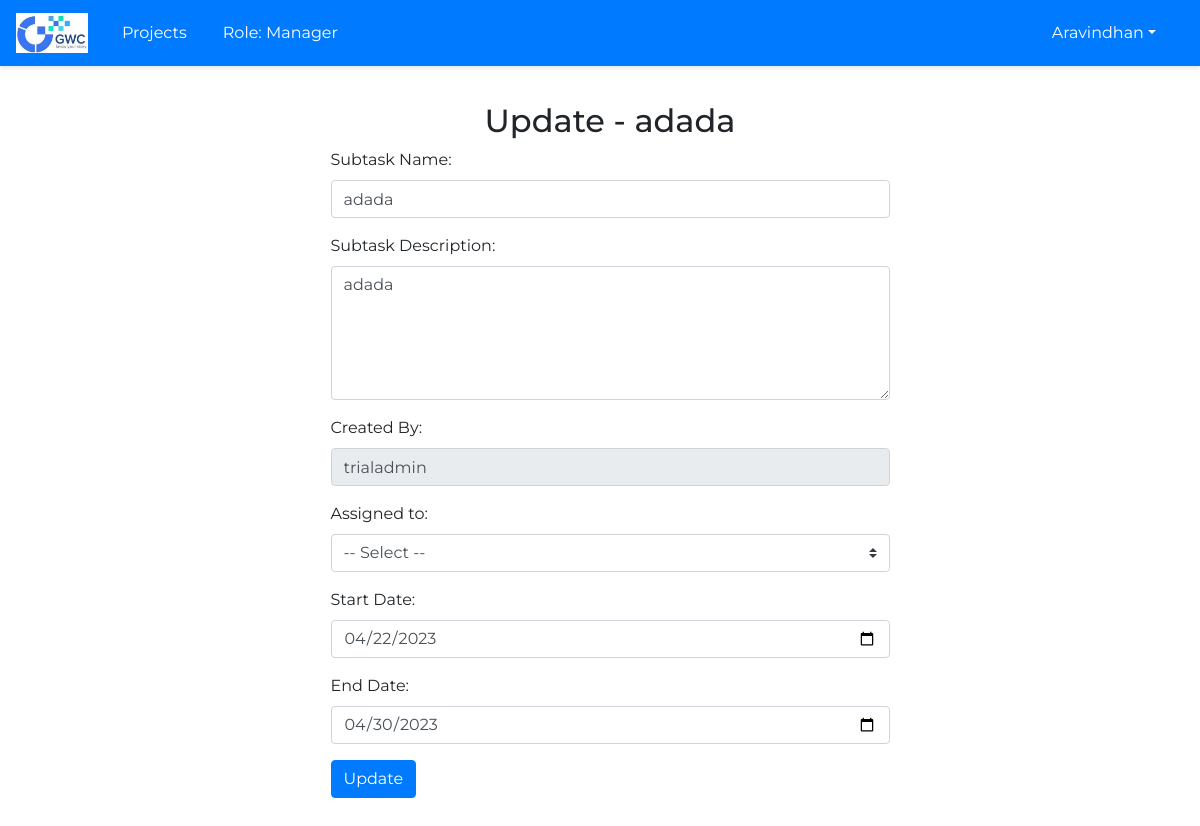
Page /subtask/5/update_subtask (signed in) on the committed database.
### main.py (models this page shows, shortened)
class Users(db.Model):
    id = db.Column(db.Integer(), primary_key=True, autoincrement=True)
    Email = db.Column(db.String(250), unique=True, nullable=False)
    Name = db.Column(db.String(250), nullable=False)
    User_Role = db.Column(db.String(250), default='Member', nullable=False)
    Password = db.Column(db.String(250), nullable=False)
    Designation = db.Column(db.String(250), nullable=False)
    Creation_Date = db.Column(db.DateTime(), default=dt.datetime.utcnow() + dt.timedelta(hours=5, minutes=30), nullable=False)

class Subtask(db.Model):
    id = db.Column(db.Integer(), primary_key=True, autoincrement=True)
    SubtaskName = db.Column(db.String(250), nullable=False)
    SubtaskDescription = db.Column(db.Text)
    AssignedTo = db.Column(db.String(250), nullable=False)
    CreatedBy = db.Column(db.String(250), nullable=False)
    StartDate = db.Column(db.Date(), nullable=False)
    EndDate = db.Column(db.Date(), nullable=False)
    CreationDate = db.Column(db.DateTime(), nullable=False)
    Status = db.Column(db.String(250), default='InProgress', nullable=False, )
    StoryID = db.Column(db.Integer(), db.ForeignKey('story.id'), nullable=False)

### main.py (the view, shortened to what this page needs)
@app.route('/subtask/<int:subtask_id>/update_subtask', methods=['GET', 'POST'])
def update_subtask(subtask_id):
    subtask = Subtask.query.get(subtask_id)
    member=Users.query.filter_by(User_Role='Member').all()
    team_lead=Users.query.filter_by(User_Role='Team Lead').all()
    return render_template('update_subtask.html', subtask=subtask, Members=member,Team_Lead=team_lead)

### main.py (called while the page is built, shortened)
@app.before_request
def require_login():
    allowed_routes = ['login','static', 'show_register']  # add any route that doesn't require login here
    if request.endpoint not in allowed_routes and 'user_id' not in session:
        return redirect(url_for('login'))

@app.before_request
def restrict_access_member():
    user_id = session.get('user_id')
    if user_id:
        user = Users.query.filter_by(id=user_id).first()

@app.before_request
def restrict_access_teamlead():
    user_id = session.get('user_id')
    if user_id:
        user = Users.query.filter_by(id=user_id).first()
        if user.User_Role == 'Team Lead':
            restricted_functions = ['add_project', 'add_epic', 'add_story', 'update_project', 'update_epic', 'update_story', 'delete_story', 'delete_epic','show_users','update_user_role']
            if request.endpoint in restricted_functions:
                abort(403)  # Forbidden

@app.before_request
def restrict_access_manager():
    user_id = session.get('user_id')
    if user_id:
        user = Users.query.filter_by(id=user_id).first()
        if user.User_Role == 'Manager':
            restricted_functions = ['add_project', 'update_project','show_users','update_user_role']
            if request.endpoint in restricted_functions:
                abort(403)  # Forbidden

@app.context_processor
def inject_user():
    def get_user():
        if 'user_id' in session:
            user = Users.query.get(session['user_id'])
            return user
        return None
    return {'user': get_user()}

### templates/update_subtask.html (shortened to what this page needs)
{% extends "base_layout.html" %}
{% block main %}
<div class="text-center">
  <h2>Update - {{ subtask.SubtaskName }}</h2>
</div>
<form method="POST" action="{{ url_for('update_subtask', subtask_id=subtask.id) }}" class="row g-3 justify-content-center">
  <div class="col-md-6">
    <div class="form-group">
      <label for="SubtaskName" class="form-label">Subtask Name:</label>
      <input type="text" id="SubtaskName" name="SubtaskName" class="form-control" value="{{ subtask.SubtaskName }}" required>
    </div>
    <div class="form-group">
      <label for="SubtaskDescription" class="form-label">Subtask Description:</label>
      <textarea id="SubtaskDescription" name="SubtaskDescription" rows="5" class="form-control" required>{{ subtask.SubtaskDescription }}</textarea>
    </div>
    <div class="form-group">
      <label for="CreatedBy" class="form-label">Created By:</label>
      <input type="text" id="CreatedBy" name="CreatedBy" class="form-control" value="{{ subtask.CreatedBy.split('@')[0].lower() }}" required disabled>
    </div>
    <div class="form-floating mb-3">
      <label for="assigned_to">Assigned to:</label>
      <select id="assigned_to" name="AssignedTo" class="form-select custom-select" required>
        <option value="">-- Select --</option>
      </select>
    </div>
    <div class="form-group">
      <label for="StartDate" class="form-label">Start Date:</label>
      <input type="date" id="StartDate" name="StartDate" class="form-control" value="{{ subtask.StartDate }}" required>
    </div>
    <div class="form-group">
      <label for="EndDate" class="form-label">End Date:</label>
      <input type="date" id="EndDate" name="EndDate" class="form-control" value="{{ subtask.EndDate }}" required>
    </div>
    <div class="form-group">
      <div class="d-grid">
        <input type="submit" value="Update" class="btn btn-primary">
      </div>
    </div>
  </div>
</form>
{% endblock %}

### templates/base_layout.html (shortened to what this page needs)
<!DOCTYPE html>
<html>
  <head>
      <link rel="stylesheet" href="https://maxcdn.bootstrapcdn.com/bootstrap/4.5.2/css/bootstrap.min.css">
      <link href="{{ url_for('static', filename='css/base_layout-style.css') }}" rel="stylesheet">
  </head>
  <body>
    <nav class="navbar navbar-expand-md navbar-light bg-primary">
      <a class="navbar-brand" href="{{ url_for('login') }}">
        <img src="{{ url_for('static', filename='images/placeholder-logo.png') }}" alt="Logo">
      </a>
      <ul class="navbar-nav">
        {% if user.User_Role in ['Manager', 'Admin', 'Team Lead'] %}
        <li class="nav-item">
          <a class="nav-link" href="{{ url_for('show_projects') }}">Projects</a>
        </li>
        {% endif %}
        <li class="nav-item nav-link">
          Role: {{ user.User_Role }}
        </li>
      </ul>
      <ul class="navbar-nav ml-auto">
        <li class="nav-item dropdown">
          <a class="nav-link dropdown-toggle" href="#" id="navbardrop" data-toggle="dropdown">{{ user.Name }}</a>
        </li>
      </ul>
    </nav>
    <main>
      {% block main %}
      {% endblock %}
    </main>
  </body>
</html>

### static/css/base_layout-style.css (style rules this page uses)
* { box-sizing: border-box; margin: 0; padding: 0; }
body { background-color: white; font-family: 'Montserrat', sans-serif; }
.navbar-brand img { height: 40px; margin-right: 10px; }
.navbar-nav li { padding-right: 20px; color: white !important; }
.nav-link { color: white !important; }
nav { display: flex; justify-content: space-between; align-items: center; padding: 1rem; background-color: white; box-shadow: 0px 2px 4px rgba(0, 0, 0, 0.1); }
main { margin: 20px 0 0 20px; padding: 1rem; }

### rows in the picture
Users: User_Role "Manager", Name "Aravindhan"
Subtask: SubtaskName "adada", SubtaskDescription "adada", CreatedBy "trialadmin", StartDate "04/22/2023", EndDate "04/30/2023"
